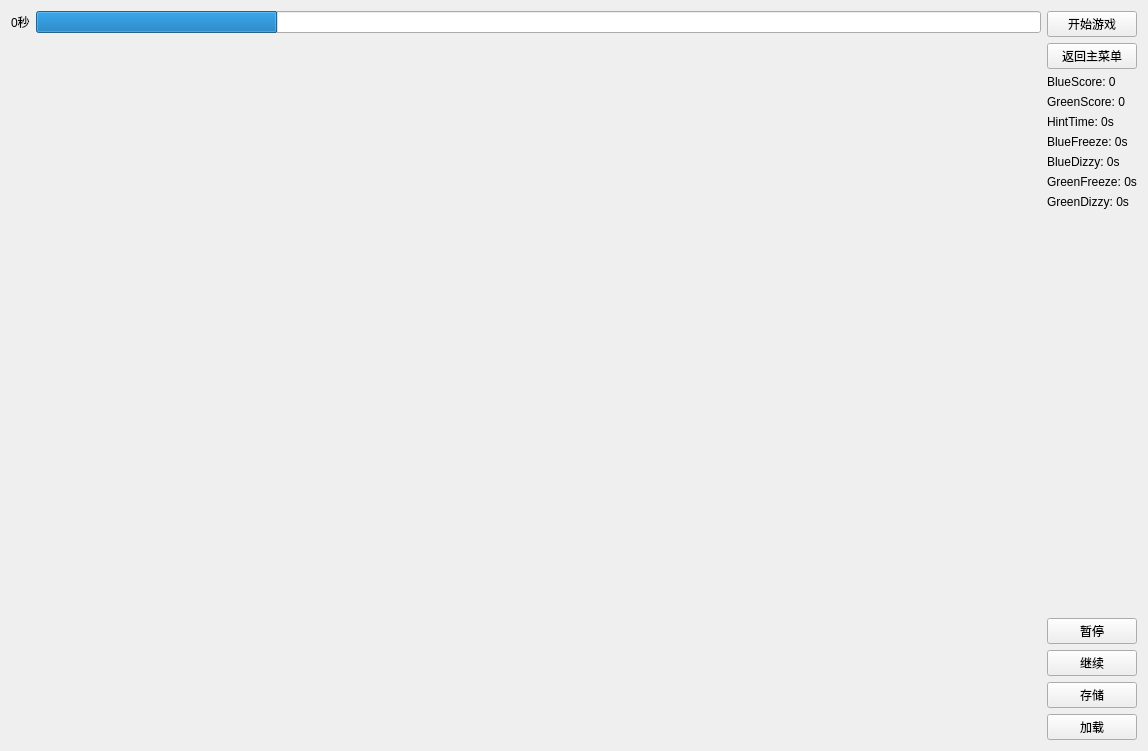
<?xml version="1.0" encoding="UTF-8"?>
<ui version="4.0">
 <class>MutiGameForm</class>
 <widget class="QWidget" name="MutiGameForm">
  <property name="geometry">
   <rect>
    <x>0</x>
    <y>0</y>
    <width>1148</width>
    <height>751</height>
   </rect>
  </property>
  <property name="windowTitle">
   <string>Form</string>
  </property>
  <layout class="QHBoxLayout" name="horizontalLayout_2">
   <item>
    <layout class="QVBoxLayout" name="verticalLayout_2">
     <item>
      <layout class="QHBoxLayout" name="horizontalLayout">
       <item>
        <widget class="QLabel" name="time_label">
         <property name="text">
          <string>0秒</string>
         </property>
        </widget>
       </item>
       <item>
        <widget class="QProgressBar" name="time_progressBar">
         <property name="value">
          <number>24</number>
         </property>
         <property name="format">
          <string/>
         </property>
        </widget>
       </item>
      </layout>
     </item>
     <item>
      <widget class="QWidget" name="canvas_widget" native="true">
       <property name="minimumSize">
        <size>
         <width>1000</width>
         <height>700</height>
        </size>
       </property>
       <property name="maximumSize">
        <size>
         <width>1000</width>
         <height>700</height>
        </size>
       </property>
      </widget>
     </item>
    </layout>
   </item>
   <item>
    <layout class="QVBoxLayout" name="verticalLayout">
     <item>
      <widget class="QPushButton" name="start_pushButton">
       <property name="text">
        <string>开始游戏</string>
       </property>
      </widget>
     </item>
     <item>
      <widget class="QPushButton" name="return_pushButton">
       <property name="text">
        <string>返回主菜单</string>
       </property>
      </widget>
     </item>
     <item>
      <widget class="QLabel" name="blueScore_label">
       <property name="text">
        <string>BlueScore: 0</string>
       </property>
      </widget>
     </item>
     <item>
      <widget class="QLabel" name="greenScore_label">
       <property name="text">
        <string>GreenScore: 0</string>
       </property>
      </widget>
     </item>
     <item>
      <widget class="QLabel" name="hint_label">
       <property name="text">
        <string>HintTime: 0s</string>
       </property>
      </widget>
     </item>
     <item>
      <widget class="QLabel" name="blueFreeze_label">
       <property name="text">
        <string>BlueFreeze: 0s</string>
       </property>
      </widget>
     </item>
     <item>
      <widget class="QLabel" name="blueDizzy_label">
       <property name="text">
        <string>BlueDizzy: 0s</string>
       </property>
      </widget>
     </item>
     <item>
      <widget class="QLabel" name="greenFreeze_label">
       <property name="text">
        <string>GreenFreeze: 0s</string>
       </property>
      </widget>
     </item>
     <item>
      <widget class="QLabel" name="greenDizzy_label">
       <property name="text">
        <string>GreenDizzy: 0s</string>
       </property>
      </widget>
     </item>
     <item>
      <spacer name="verticalSpacer">
       <property name="orientation">
        <enum>Qt::Vertical</enum>
       </property>
       <property name="sizeHint" stdset="0">
        <size>
         <width>20</width>
         <height>40</height>
        </size>
       </property>
      </spacer>
     </item>
     <item>
      <widget class="QPushButton" name="stop_pushButton">
       <property name="text">
        <string>暂停</string>
       </property>
      </widget>
     </item>
     <item>
      <widget class="QPushButton" name="continue_pushButton">
       <property name="text">
        <string>继续</string>
       </property>
      </widget>
     </item>
     <item>
      <widget class="QPushButton" name="save_pushButton">
       <property name="text">
        <string>存储</string>
       </property>
      </widget>
     </item>
     <item>
      <widget class="QPushButton" name="load_pushButton">
       <property name="text">
        <string>加载</string>
       </property>
      </widget>
     </item>
    </layout>
   </item>
  </layout>
 </widget>
 <resources/>
 <connections/>
</ui>
